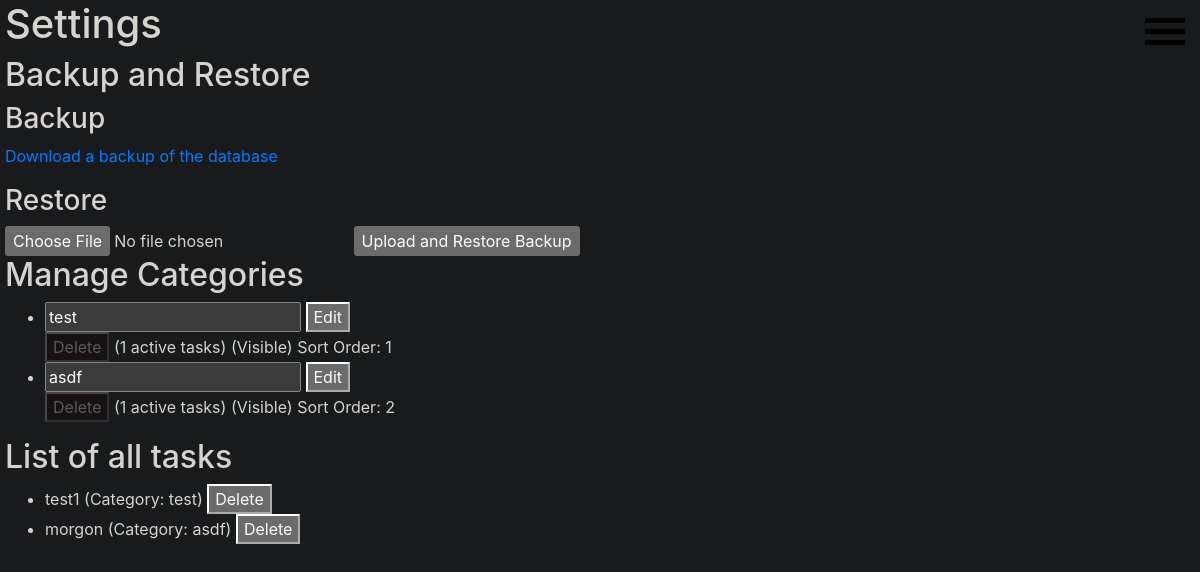
Page /settings on the earlier database version.
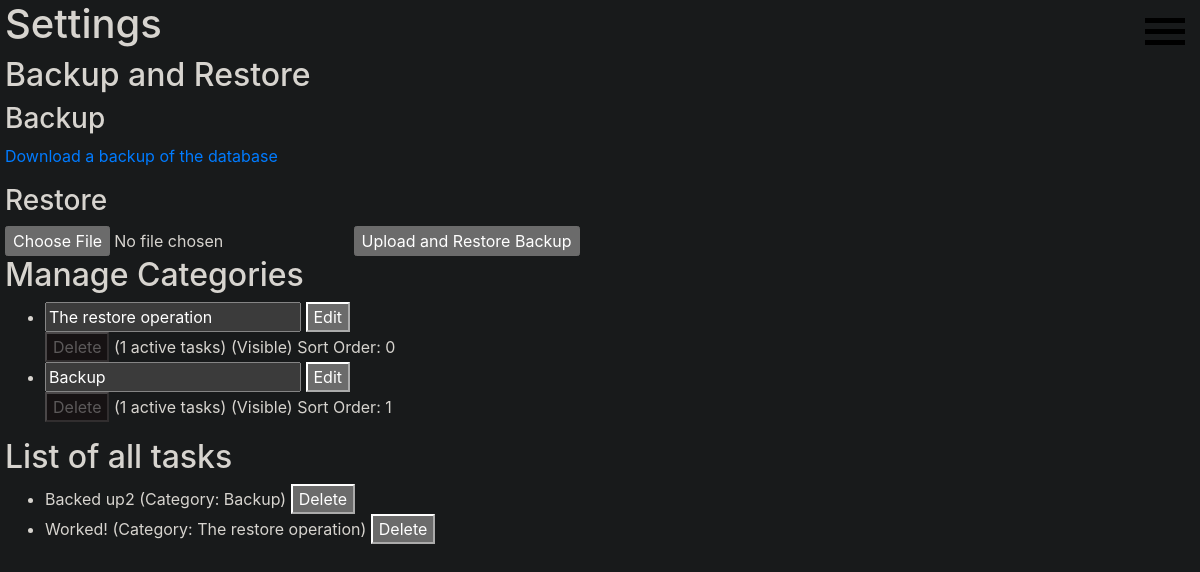
Same page on the later database version.
### adhdo.py (models this page shows, shortened)
class Category(db.Model):
    id = db.Column(db.Integer, primary_key=True)  # Primary key
    name = db.Column(db.String(50), nullable=False) # Category name
    tasks = db.relationship('Task', backref='category', lazy=True) # Relationship to tasks
    is_visible = db.Column(db.Boolean, default=True) # Visibility toggle
    sort_order = db.Column(db.Integer, nullable=False, default=0) # Sort order

class Task(db.Model):
    id = db.Column(db.Integer, primary_key=True)  # Primary key
    title = db.Column(db.String(50), nullable=False) # Task title
    completed = db.Column(db.Boolean, default=False) # Completion status
    sort_order = db.Column(db.Integer, nullable=False, default=0) # Sort order
    category_id = db.Column(db.Integer, db.ForeignKey('category.id'), nullable=True) # Foreign key to category

### adhdo.py (the view)
@app.route('/settings')
def settings():
    tasks = db.session.query(Task).all()
    categories = Category.query \
                .outerjoin(Task) \
                .with_entities(Category, func.count(Task.id).label('tasks_count'), Category.sort_order) \
                .group_by(Category.id) \
                .order_by(Category.sort_order) \
                .all()
    return render_template('settings.html', categories=categories, tasks=tasks)

### templates/settings.html (shortened to what this page needs)
{% extends "base.html" %}
{% block content %}
    <h1>Settings</h1>
	<h2>Backup and Restore</h2>
	<h3>Backup</h3>
	<p><a href="/backup">Download a backup of the database</a></p>
	<h3>Restore</h3>
	<form action="/restore" method="post" enctype="multipart/form-data">
		<input type="file" name="dbfile">
		<input type="submit" value="Upload and Restore Backup">
	</form>
	<h2>Manage Categories</h2>
	<ul>
		{% for category_tuple in categories %}
		<li>
			<form action="/edit_category/{{ category_tuple[0].id }}" method="post">
				<input type="text" name="name" value="{{ category_tuple[0].name }}">
				<button type="submit">Edit</button>
			</form>
			<form action="/delete_category/{{ category_tuple[0].id }}" method="post" style="display:inline;">
				<button type="submit" {% if category_tuple[1] > 0 %} disabled {% endif %}>Delete</button>
				({{ category_tuple[1] }} active tasks)
			</form>
			{% if category_tuple[0].is_visible %} (Visible) {% else %} (Hidden) {% endif %}
			<span>Sort Order: {{ category_tuple[2] }}</span>
		</li>
		{% endfor %}
    </ul>
	<h2>List of all tasks</h2>
	<ul>
		{% for task in tasks %}
		<li>
			{{ task.title }} (Category: {{ task.category.name if task.category else 'None' }})
			<form action="/delete_task/{{ task.id }}" method="post" style="display:inline;">
				<button type="submit">Delete</button>
			</form>
		</li>
		{% endfor %}
	</ul>
{% endblock %}

Differences in the rows shown:
removed Category: name "test", category_tuple "1", is_visible "(Visible)"
removed Task: title "test1", category "test"
added Category: name "The restore operation", is_visible "1", shows "(Visible)", sort_order "0"
changed Category: name "asdf" → "Backup"; category_tuple "2" → "1"
changed Task: title "morgon" → "Backed up2"; category "asdf" → "Backup"
added Task: title "Worked!", category "The restore operation"
